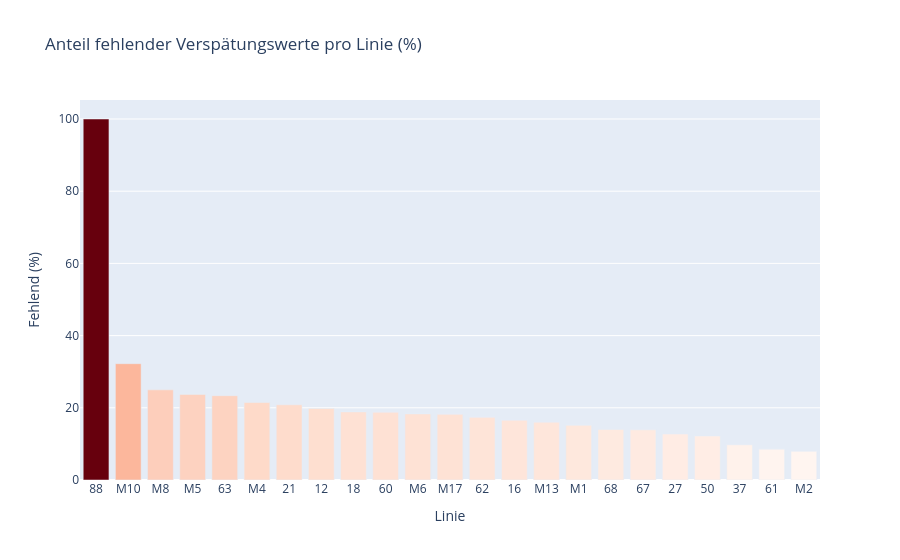

The notebook cell saved with this chart:
### Markdown cell above
## 2 – Datenqualität

Fehlende `delay_s`-Werte entstehen, wenn die BVG-API für eine Abfahrt keine Echtzeit-Information liefert.
Hohe Fehlquoten deuten auf Linien oder Haltestellen mit schlechter Echtzeit-Abdeckung hin.

### Code cell
# Anteil fehlender delay_s pro Linie
missing_by_line = (
    df.groupby("line_name")["delay_s"]
    .apply(lambda s: s.isna().mean() * 100)
    .reset_index()
    .rename(columns={"delay_s": "fehlend_pct"})
    .sort_values("fehlend_pct", ascending=False)
)

fig = px.bar(
    missing_by_line,
    x="line_name",
    y="fehlend_pct",
    title="Anteil fehlender Verspätungswerte pro Linie (%)",
    labels={"line_name": "Linie", "fehlend_pct": "Fehlend (%)"},
    color="fehlend_pct",
    color_continuous_scale="Reds",
)
fig.update_layout(coloraxis_showscale=False)
fig.show()

### Figure 1 — Plotly figure (JSON) as saved in the notebook; plotly's stock layout.template omitted (floating-point values rounded to 4 significant figures)
{"data": [{"alignmentgroup": "True", "hovertemplate": "Linie=%{x}<br>Fehlend (%)=%{marker.color}<extra></extra>", "legendgroup": "", "marker": {"color": [100, 32.22, 24.97, 23.7, 23.36, 21.46, 20.84, 19.81, 18.86, 18.75, 18.3, 18.18, 17.35, 16.57, 16.01, 15.15, 13.99, 13.89, 12.73, 12.16, 9.752, 8.525, 7.957], "coloraxis": "coloraxis", "pattern": {"shape": ""}}, "name": "", "offsetgroup": "", "orientation": "v", "showlegend": false, "textposition": "auto", "type": "bar", "x": ["88", "M10", "M8", "M5", "63", "M4", "21", "12", "18", "60", "M6", "M17", "62", "16", "M13", "M1", "68", "67", "27", "50", "37", "61", "M2"], "xaxis": "x", "y": [100, 32.22, 24.97, 23.7, 23.36, 21.46, 20.84, 19.81, 18.86, 18.75, 18.3, 18.18, 17.35, 16.57, 16.01, 15.15, 13.99, 13.89, 12.73, 12.16, 9.752, 8.525, 7.957], "yaxis": "y"}], "layout": {"barmode": "relative", "coloraxis": {"colorbar": {"title": {"text": "Fehlend (%)"}}, "colorscale": [[0, "rgb(255,245,240)"], [0.125, "rgb(254,224,210)"], [0.25, "rgb(252,187,161)"], [0.375, "rgb(252,146,114)"], [0.5, "rgb(251,106,74)"], [0.625, "rgb(239,59,44)"], [0.75, "rgb(203,24,29)"], [0.875, "rgb(165,15,21)"], [1, "rgb(103,0,13)"]], "showscale": false}, "legend": {"tracegroupgap": 0}, "title": {"text": "Anteil fehlender Verspätungswerte pro Linie (%)"}, "xaxis": {"anchor": "y", "domain": [0, 1], "title": {"text": "Linie"}}, "yaxis": {"anchor": "x", "domain": [0, 1], "title": {"text": "Fehlend (%)"}}}}
